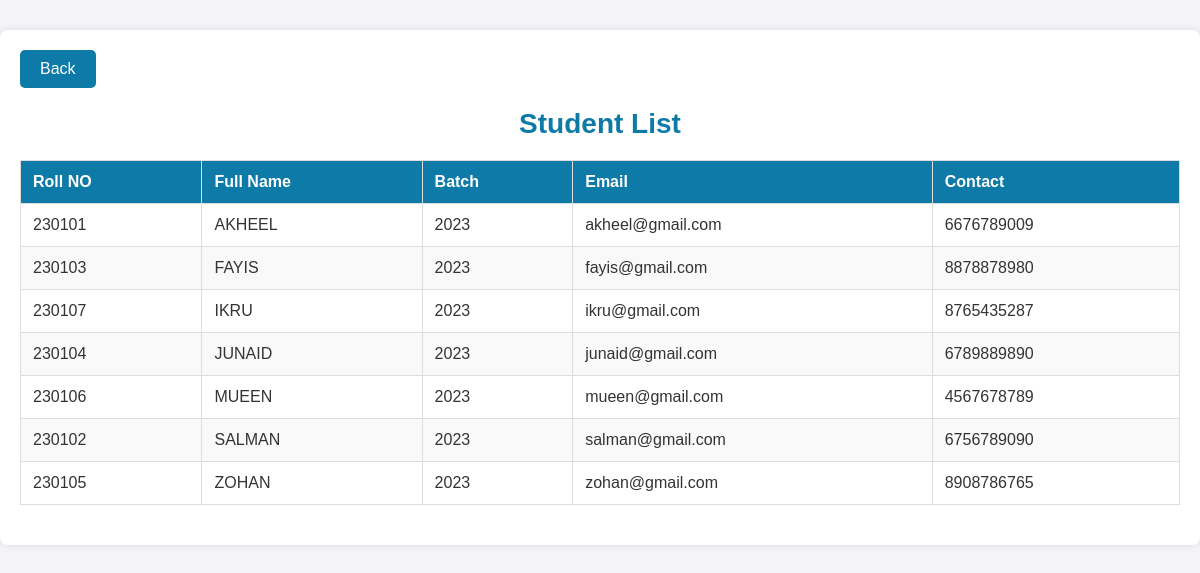
The app's page /faculty-dashboard/viewStudents.php?id=88 with its own data.
### tables this page shows
CREATE TABLE `users` (
  `USER_ID` int(11) NOT NULL,
  `USER_NAME` varchar(100) NOT NULL,
  `PASSWORDD` varchar(100) NOT NULL,
  `EMAIL` varchar(100) NOT NULL,
  `ROLEE` enum('ADMIN','TEACHERS','STUDENTS') NOT NULL,
  `STATUSS` enum('ACTIVE','INACTIVE') NOT NULL DEFAULT 'ACTIVE'
);

CREATE TABLE `students` (
  `STUDENT_ID` int(11) NOT NULL,
  `USER_ID` int(11) NOT NULL,
  `NAMEE` varchar(100) NOT NULL,
  `CLASS_NAME` varchar(100) NOT NULL,
  `PARENT_CONTACT` varchar(100) NOT NULL,
  `BATCH_ID` int(11) NOT NULL
);

CREATE TABLE `batches` (
  `BATCH_ID` int(11) NOT NULL,
  `BATCH` varchar(200) NOT NULL,
  `YEARR` int(11) NOT NULL,
  `CLASS` varchar(100) NOT NULL,
  `SEMESTER_1` int(11) NOT NULL DEFAULT 0,
  `SEMESTER_2` int(11) NOT NULL DEFAULT 0,
  `SEMESTER_3` int(11) NOT NULL DEFAULT 0,
  `SEMESTER_4` int(11) NOT NULL DEFAULT 0,
  `SEMESTER_5` int(11) NOT NULL DEFAULT 0,
  `SEMESTER_6` int(11) NOT NULL DEFAULT 0,
  `SEMESTER_7` int(11) NOT NULL DEFAULT 0,
  `SEMESTER_8` int(11) NOT NULL DEFAULT 0
);

### faculty-dashboard/viewStudents.php (the view, shortened to what this page needs)
<?php
    if($_SERVER['REQUEST_METHOD']=='GET'){
        $dbcon=mysqli_connect("localhost","root","","AMS");
        $r_id=$_GET['id'];
        $sql="SELECT * FROM routemap WHERE R_ID='$r_id'";
        $routemap=mysqli_query($dbcon,$sql);
        if($routemap){
            $routemap_row=mysqli_fetch_array($routemap);
            $sql="SELECT * FROM batches WHERE YEARR='$routemap_row[YEARR]' AND CLASS='$routemap_row[CLASS]'";
            $batch=mysqli_query($dbcon,$sql);
            if($batch){
                $batch_row=mysqli_fetch_array($batch);
                $batch_id=$batch_row['BATCH_ID'];
            }
        }
    }
?>
<!DOCTYPE html>
<html lang="en">
<head>
</head>
<body>
    <div class="container">
        <div class="back-button-container">
            <button class="back-button" onclick="history.back()">Back</button>
        </div>
        <h1>Student List</h1>
        <table>
            <thead>
                <tr>
                    <th>Roll NO</th>
                    <th>Full Name</th>
                    <th>Batch</th>
                    <th>Email</th>
                    <th>Contact</th>
                </tr>
            </thead>
            <tbody>
                <?php
                    $sql="SELECT * FROM students WHERE BATCH_ID='$batch_id' order by NAMEE";
                    $data3=mysqli_query($dbcon,$sql);
                    if($data3){
                        $student_count=mysqli_num_rows($data3);
                        for($j=0;$j<$student_count;$j++){
                            $student=mysqli_fetch_array($data3);
                            $sql="SELECT * FROM users WHERE USER_ID='$student[USER_ID]'";
                            $data4=mysqli_query($dbcon,$sql);
                            $user=mysqli_fetch_array($data4);
                                echo"  <tr>
                                        <td>".$user['USER_NAME']."</td>
                                        <td>".$student['NAMEE']."</td>
                                        <td>".$batch_row['YEARR']."</td>
                                        <td>".$user['EMAIL']."</td>
                                        <td>".$student['PARENT_CONTACT']."</td>
                                    </tr>";
                        }
                    }
                ?>
            </tbody>
        </table>
    </div>
</body>
</html>

### faculty-dashboard/viewStudents.php (style rules this page uses)
body { font-family: 'Arial', sans-serif; margin: 0; padding: 0; background-color: #f4f4f9; color: #333; }
.container { max-width: 1200px; margin: 30px auto; padding: 20px; background-color: #fff; box-shadow: 0 0 10px rgba(0, 0, 0, 0.1); border-radius: 8px; }
.container h1 { font-size: 28px; margin-bottom: 20px; color: #0d7aa7; text-align: center; }
table { width: 100%; border-collapse: collapse; margin-bottom: 20px; }
table, th, td { border: 1px solid #ddd; }
th, td { padding: 12px; text-align: left; }
th { background-color: #0d7aa7; color: white; }
tr:nth-child(even) { background-color: #f9f9f9; }
.back-button { background-color: #0d7aa7; color: white; padding: 10px 20px; border: none; border-radius: 5px; cursor: pointer; font-size: 16px; transition: background-color 0.3s; display: inline-block; }
.back-button-container { text-align: left; margin-bottom: 20px; }

### records on screen
users: USER_NAME "230101", EMAIL "akheel@gmail.com"
students: NAMEE "AKHEEL", PARENT_CONTACT "6676789009"
batches: YEARR "2023"
users: USER_NAME "230103", EMAIL "fayis@gmail.com"
students: NAMEE "FAYIS", PARENT_CONTACT "8878878980"
users: USER_NAME "230107", EMAIL "ikru@gmail.com"
students: NAMEE "IKRU", PARENT_CONTACT "8765435287"
users: USER_NAME "230104", EMAIL "junaid@gmail.com"
students: NAMEE "JUNAID", PARENT_CONTACT "6789889890"
users: USER_NAME "230106", EMAIL "mueen@gmail.com"
students: NAMEE "MUEEN", PARENT_CONTACT "4567678789"
users: USER_NAME "230102", EMAIL "salman@gmail.com"
students: NAMEE "SALMAN", PARENT_CONTACT "6756789090"
users: USER_NAME "230105", EMAIL "zohan@gmail.com"
students: NAMEE "ZOHAN", PARENT_CONTACT "8908786765"
